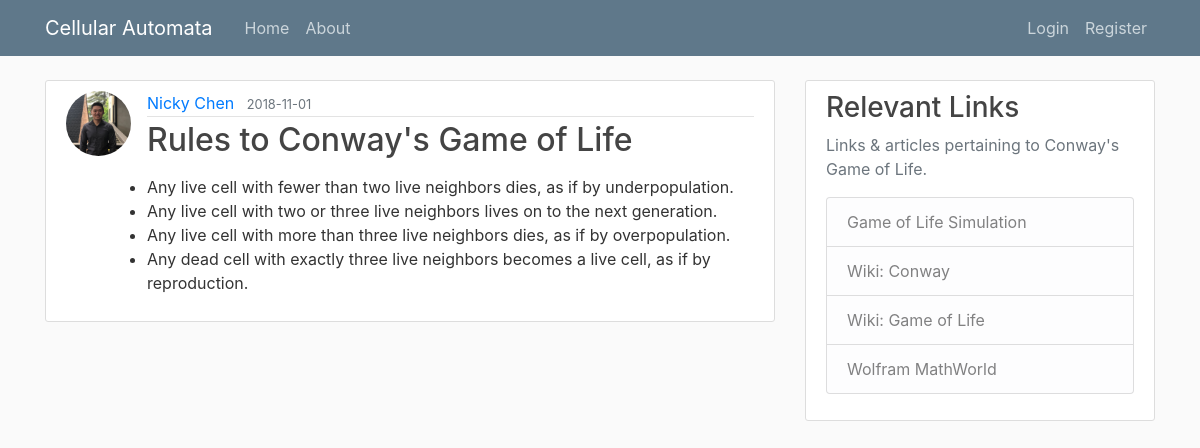
Screenshot of /post/2 with the database file from the repository.
### flaskblog/models.py (models this page shows, shortened)
class User(db.Model, UserMixin):
    id = db.Column(db.Integer, primary_key=True)
    username = db.Column(db.String(20), unique=True, nullable=False)
    email = db.Column(db.String(120), unique=True, nullable=False)
    image_file = db.Column(db.String(20), nullable=False,
                           default='default.jpg')
    password = db.Column(db.String(60), nullable=False)
    posts = db.relationship('Post', backref='author', lazy=True)

class Post(db.Model):
    id = db.Column(db.Integer, primary_key=True)
    title = db.Column(db.String(100), nullable=False)
    date_posted = db.Column(db.DateTime, nullable=False,
                            default=datetime.utcnow)
    content = db.Column(db.Text, nullable=False)
    user_id = db.Column(db.Integer, db.ForeignKey('user.id'), nullable=False)

### flaskblog/routes.py (the view)
@app.route("/post/<int:post_id>")
def post(post_id):
    post = Post.query.get_or_404(post_id)
    return render_template('post.html', title=post.title, post=post)

### flaskblog/templates/post.html (shortened to what this page needs)
{% extends "layout.html" %}
{%block content%}
<article class="media content-section">
    <img class="rounded-circle article-img" src="{{url_for('static', filename='profile_pics/' + post.author.image_file)}}">
    <div class="media-body">
        <div class="article-metadata">
            <a class="mr-2" href="#">{{ post.author.username }}</a>
            <small class="text-muted">{{ post.date_posted.strftime('%Y-%m-%d') }}</small>
        </div>
        <h2 class="article-title">{{ post.title }}</h2>
        <p class="article-content">{% filter markdown%} {{ post.content }} {% endfilter %}</p>
    </div>
</article>
{%endblock content%}

### flaskblog/static/main.css (style rules this page uses)
body { background: #fafafa; color: #333333; margin-top: 5rem; }
h1, h2, h3, h4, h5, h6 { color: #444444; }
.content-section { background: #ffffff; padding: 10px 20px; border: 1px solid #dddddd; border-radius: 3px; margin-bottom: 20px; }
.article-title { color: #444444; }
.article-content { white-space: pre-line; }
.article-img { height: 65px; width: 65px; margin-right: 16px; }
.article-metadata { padding-bottom: 1px; margin-bottom: 4px; border-bottom: 1px solid #e3e3e3; }
ul { padding-left: 0; }

### rows the page displays
User: image_file (picture), author.username "Nicky Chen"
Post: date_posted "2018-11-01", title "Rules to Conway's Game of Life", content "Any live cell with fewer than two live neighbors dies, as if by underpopulation. Any live cell with two or three live neighbors lives on to the next generation. Any live cell with more than three live neighbors dies, as if by overpopulation. Any dead cell with exactly three live neighbors becomes a live cell, as if by reproduction."
